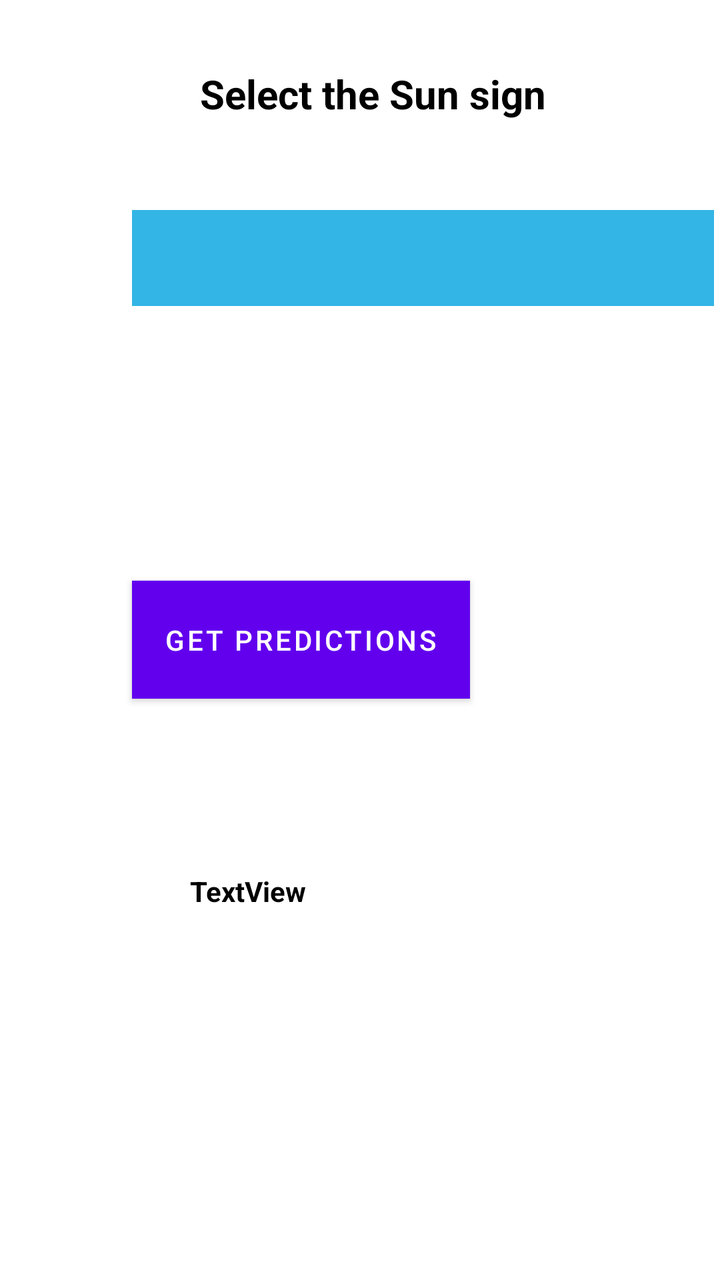
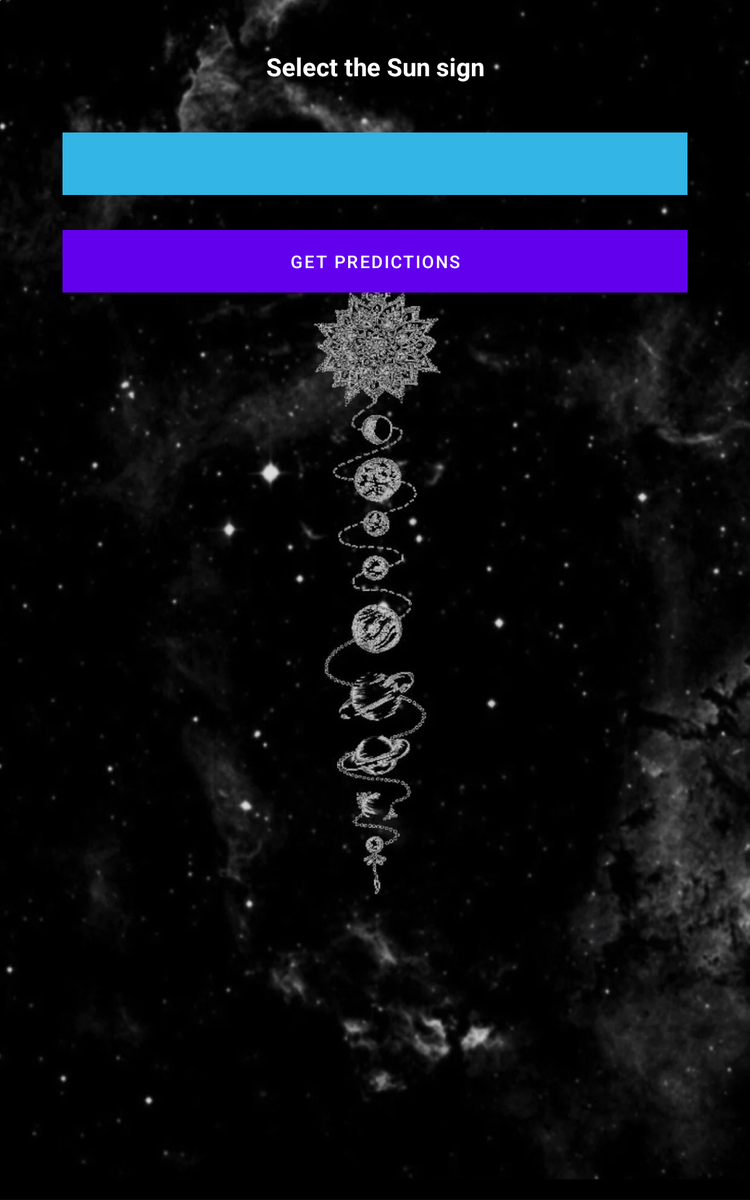

The same Android screen from two of the app's own layout files: first res/layout/ as a phone draws it, then the repository's variant for another configuration, drawn on a device whose configuration selects that folder. Both files follow.
<!-- AndroidManifest.xml: application theme Theme.AndromedaF95243xF102156 -->
<!-- res/layout/activity_horoscope.xml -->
<?xml version="1.0" encoding="utf-8"?>
<RelativeLayout xmlns:android="http://schemas.android.com/apk/res/android"
    xmlns:app="http://schemas.android.com/apk/res-auto"
    xmlns:tools="http://schemas.android.com/tools"
    android:id="@+id/result_view"
    android:layout_width="match_parent"
    android:layout_height="match_parent"
    android:background="@drawable/img"
    android:gravity="center"
    tools:context=".HoroscopeActivity">

        <ImageView
            android:id="@+id/backgroundImageView"
            android:layout_width="wrap_content"
            android:layout_height="wrap_content"
            android:contentDescription="@string/background_description"
            app:layout_constraintBottom_toBottomOf="parent"
            app:layout_constraintEnd_toEndOf="parent"
            app:layout_constraintHorizontal_bias="0.0"
            app:layout_constraintStart_toStartOf="parent"
            app:layout_constraintTop_toTopOf="parent"
            app:layout_constraintVertical_bias="0.0"
            tools:srcCompat="@color/white" />

        <TextView
            android:id="@+id/promptTextView"
            android:layout_width="290dp"
            android:layout_height="50dp"
            android:layout_alignParentTop="true"
            android:layout_alignParentEnd="true"
            android:layout_centerHorizontal="true"
            android:layout_marginTop="22dp"
            android:layout_marginEnd="53dp"
            android:layout_marginStart="66dp"
            android:gravity="center"
            android:text="@string/prompt_text"
            android:textColor="#000000"
            android:textSize="20sp"
            android:textStyle="bold"
            app:layout_constraintEnd_toStartOf="@+id/backgroundImageView"
            app:layout_constraintHorizontal_bias="0.5"
            app:layout_constraintStart_toEndOf="@+id/backgroundImageView"
            app:layout_constraintTop_toTopOf="parent" />

        <Spinner
            android:id="@+id/spinner"
            android:layout_width="291dp"
            android:layout_height="48dp"
            android:layout_below="@id/promptTextView"
            android:layout_alignParentStart="true"
            android:layout_centerHorizontal="true"
            android:layout_marginStart="66dp"
            android:layout_marginTop="33dp"
            android:background="@android:color/holo_blue_light"
            android:gravity="center"
            app:layout_constraintEnd_toStartOf="@+id/backgroundImageView"
            app:layout_constraintHorizontal_bias="0.0"
            app:layout_constraintStart_toEndOf="@+id/backgroundImageView"
            app:layout_constraintTop_toBottomOf="@+id/promptTextView" />

        <Button
            android:id="@+id/button"
            android:layout_width="wrap_content"
            android:layout_height="59dp"
            android:layout_alignParentStart="true"
            android:layout_centerInParent="true"
            android:layout_marginStart="66dp"
            android:layout_marginTop="160dp"
            android:background="#FF9800"
            android:onClick=""
            android:gravity="center"
            android:text="@string/submit_button"
            app:layout_constraintEnd_toStartOf="@+id/backgroundImageView"
            app:layout_constraintHorizontal_bias="0.458"
            app:layout_constraintStart_toEndOf="@+id/backgroundImageView"
            app:layout_constraintTop_toTopOf="@+id/backgroundImageView"
            tools:ignore="OnClick" />

        <TextView
            android:id="@+id/resultView"
            android:layout_width="225dp"
            android:layout_height="132dp"
            android:layout_alignParentStart="true"
            android:layout_alignParentBottom="true"
            android:layout_centerInParent="true"
            android:layout_marginStart="95dp"
            android:layout_marginBottom="72dp"
            android:textColor="#000000"
            android:textStyle="bold"
            android:text="TextView"
            app:layout_constraintStart_toEndOf="@+id/button" />

</RelativeLayout>
<!-- resources referenced by this layout -->
<resources>
  <string name="background_description">Just an image</string>
  <string name="prompt_text">Select the Sun sign</string>
  <string name="submit_button">Get Predictions</string>
  <style name="Theme.AndromedaF95243xF102156" parent="Theme.MaterialComponents.DayNight.DarkActionBar">
          
          <item name="colorPrimary">@color/purple_500</item>
          <item name="colorPrimaryVariant">@color/purple_700</item>
          <item name="colorOnPrimary">@color/white</item>
          
          <item name="colorSecondary">@color/teal_200</item>
          <item name="colorSecondaryVariant">@color/teal_700</item>
          <item name="colorOnSecondary">@color/black</item>
          
          <item name="android:statusBarColor">?attr/colorPrimaryVariant</item>
          
      </style>
</resources>
<!-- res/layout-sw600dp/activity_horoscope.xml (the repository's variant of the layout above) -->
<!-- drawn on a 7-inch tablet held upright -->
<?xml version="1.0" encoding="utf-8"?>
<RelativeLayout xmlns:android="http://schemas.android.com/apk/res/android"
    xmlns:app="http://schemas.android.com/apk/res-auto"
    xmlns:tools="http://schemas.android.com/tools"
    android:id="@+id/result_view"
    android:layout_width="match_parent"
    android:layout_height="match_parent"
    android:background="@drawable/img2"
    android:gravity="center"
    tools:context=".HoroscopeActivity">

        <ImageView
            android:id="@+id/backgroundImageView"
            android:layout_width="wrap_content"
            android:layout_height="wrap_content"
            android:contentDescription="@string/background_description"
            app:layout_constraintBottom_toBottomOf="parent"
            app:layout_constraintEnd_toEndOf="parent"
            app:layout_constraintHorizontal_bias="0.0"
            app:layout_constraintStart_toStartOf="parent"
            app:layout_constraintTop_toTopOf="parent"
            app:layout_constraintVertical_bias="0.0"
            tools:srcCompat="@color/white" />

        <TextView
            android:id="@+id/promptTextView"
            android:layout_width="match_parent"
            android:layout_height="50dp"
            android:layout_alignParentTop="true"
            android:layout_alignParentEnd="true"
            android:layout_centerHorizontal="true"
            android:layout_marginStart="50dp"
            android:layout_marginTop="28dp"
            android:layout_marginEnd="50dp"
            android:gravity="center"
            android:text="@string/prompt_text"
            android:textColor="#FFFFFF"
            android:textSize="20sp"
            android:textStyle="bold"
            app:layout_constraintHorizontal_bias="0.5"
            app:layout_constraintStart_toEndOf="@+id/backgroundImageView"
            app:layout_constraintTop_toTopOf="parent" />

        <Spinner
            android:id="@+id/spinner"
            android:layout_width="match_parent"
            android:layout_height="50dp"
            android:layout_below="@+id/promptTextView"
            android:layout_alignParentStart="true"
            android:layout_centerHorizontal="true"
            android:layout_marginStart="50dp"
            android:layout_marginTop="28dp"
            android:layout_marginEnd="50dp"
            android:background="@android:color/holo_blue_light"
            android:gravity="center"
            app:layout_constraintEnd_toStartOf="@+id/backgroundImageView"
            app:layout_constraintHorizontal_bias="0.0"
            app:layout_constraintStart_toEndOf="@+id/backgroundImageView"
            app:layout_constraintTop_toBottomOf="@+id/promptTextView" />

        <Button
            android:id="@+id/button"
            android:layout_width="match_parent"
            android:layout_height="50dp"
            android:layout_below="@+id/spinner"
            android:layout_alignParentStart="true"
            android:layout_centerHorizontal="true"
            android:layout_marginStart="50dp"
            android:layout_marginTop="28dp"
            android:layout_marginEnd="50dp"
            android:background="#FF9800"
            android:gravity="center"
            android:onClick=""
            android:text="@string/submit_button"
            app:layout_constraintEnd_toStartOf="@+id/backgroundImageView"
            app:layout_constraintHorizontal_bias="0.458"
            app:layout_constraintStart_toEndOf="@+id/backgroundImageView"
            app:layout_constraintTop_toTopOf="@+id/backgroundImageView"
            tools:ignore="OnClick" />

        <TextView
            android:id="@+id/resultView"
            android:layout_width="match_parent"
            android:layout_height="213dp"
            android:layout_below="@+id/button"
            android:layout_alignParentStart="true"
            android:layout_alignParentBottom="true"
            android:layout_centerHorizontal="true"
            android:layout_marginStart="50dp"
            android:layout_marginTop="28dp"
            android:layout_marginEnd="50dp"
            android:textColor="#FFFFFF"
            android:textStyle="bold"
            app:layout_constraintStart_toEndOf="@+id/button" />

</RelativeLayout>
<!-- resources referenced by the variant -->
<!-- as a 7-inch tablet held upright resolves them -->
<resources>
  <!-- drawable img2: webp bitmap (drawable, 90884 bytes) -->
  <string name="background_description">Just an image</string>
  <string name="prompt_text">Select the Sun sign</string>
  <string name="submit_button">Get Predictions</string>
  <style name="Theme.AndromedaF95243xF102156" parent="Theme.MaterialComponents.DayNight.DarkActionBar">
          
          <item name="colorPrimary">@color/purple_500</item>
          <item name="colorPrimaryVariant">@color/purple_700</item>
          <item name="colorOnPrimary">@color/white</item>
          
          <item name="colorSecondary">@color/teal_200</item>
          <item name="colorSecondaryVariant">@color/teal_700</item>
          <item name="colorOnSecondary">@color/black</item>
          
          <item name="android:statusBarColor">?attr/colorPrimaryVariant</item>
          
      </style>
</resources>
